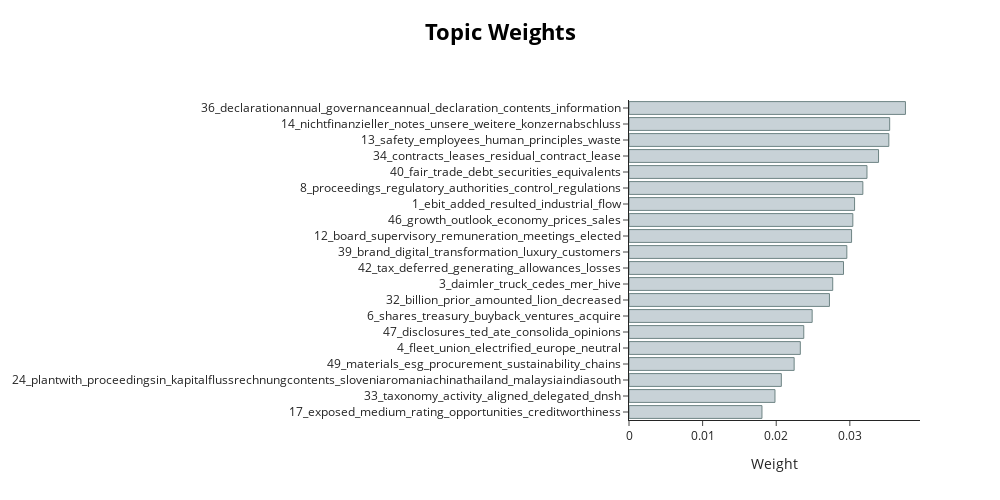

Notebook cell for this chart:
### Markdown cell above
## Visualize topic weights

We plot the weights of topics in the given dataset.

### Code cell
fig = model.visualize_topic_weights(top_n=20, height=500)
fig.show()

### Figure 1 — Plotly figure (JSON) as saved in the notebook; plotly's stock layout.template omitted (floating-point values rounded to 4 significant figures)
{"data": [{"marker": {"color": "#C8D2D7", "line": {"color": "#6E8484", "width": 1}}, "orientation": "h", "type": "bar", "x": [0.01806, 0.01983, 0.02069, 0.02244, 0.02327, 0.02374, 0.02488, 0.02723, 0.02767, 0.02914, 0.02959, 0.03023, 0.03041, 0.03064, 0.03177, 0.03233, 0.0339, 0.0353, 0.03541, 0.03755], "y": ["17_exposed_medium_rating_opportunities_creditworthiness", "33_taxonomy_activity_aligned_delegated_dnsh", "24_plantwith_proceedingsin_kapitalflussrechnungcontents_sloveniaromaniachinathailand_malaysiaindiasouth", "49_materials_esg_procurement_sustainability_chains", "4_fleet_union_electrified_europe_neutral", "47_disclosures_ted_ate_consolida_opinions", "6_shares_treasury_buyback_ventures_acquire", "32_billion_prior_amounted_lion_decreased", "3_daimler_truck_cedes_mer_hive", "42_tax_deferred_generating_allowances_losses", "39_brand_digital_transformation_luxury_customers", "12_board_supervisory_remuneration_meetings_elected", "46_growth_outlook_economy_prices_sales", "1_ebit_added_resulted_industrial_flow", "8_proceedings_regulatory_authorities_control_regulations", "40_fair_trade_debt_securities_equivalents", "34_contracts_leases_residual_contract_lease", "13_safety_employees_human_principles_waste", "14_nichtfinanzieller_notes_unsere_weitere_konzernabschluss", "36_declarationannual_governanceannual_declaration_contents_information"]}], "layout": {"height": 500, "hoverlabel": {"bgcolor": "white", "font": {"family": "Rockwell", "size": 16}}, "title": {"font": {"color": "Black", "size": 22}, "text": "<b>Topic Weights</b>", "x": 0.5, "xanchor": "center", "y": 0.95, "yanchor": "top"}, "width": 1000, "xaxis": {"title": {"text": "Weight"}}}}
